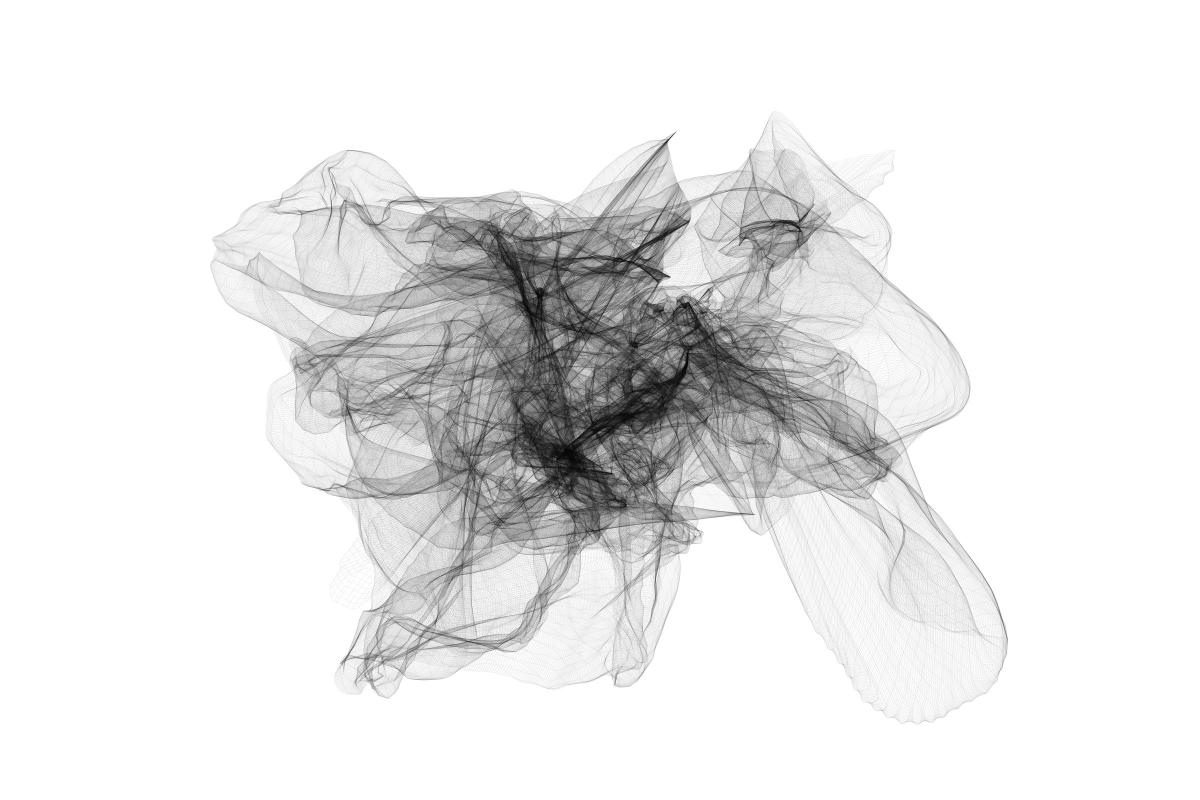
#> input picture src/assets/posts/neurons-brain-cells-abstract.jpg, 2400 x 1600 px (shown at 1/2 size)
$ python make_thumb.py ../../../src/assets/posts/neurons-brain-cells-abstract.jpg ../../../src/assets/posts/neurons-brain-cells-abstract.jpg
#> lines starting #> are read from the running program, lines starting #| are printed output that depends on the picture
#!/usr/bin/env python3
"""Write the committed preview of a candidate: <id>.thumb.webp, 480px on the long side.

Pillow is not a project dependency, so run it through uv:

    uv run --with pillow python3 .claude/skills/image-candidate/make_thumb.py <original> <id>

The output goes to media/candidates/<id>.thumb.webp. Metadata (EXIF, GPS) is not
copied, and the image is re-encoded, so the thumbnail is never a copy of the original.
"""
import sys
from pathlib import Path

from PIL import Image, ImageOps

LONG_SIDE = 480
QUALITY = 75
OUT_DIR = Path(__file__).resolve().parents[3] / "media" / "candidates"


def main(src: str, image_id: str) -> None:
    with Image.open(src) as im:
        # Palette PNGs and GIFs keep transparency in info, not an alpha band.
#> im is the input picture: PIL image 2400x1600 RGB; min 0, max 255, mean 232.9
        alpha = "A" in im.getbands() or "transparency" in im.info
#> alpha = False
        im = ImageOps.exif_transpose(im)
        im = im.convert("RGBA" if alpha else "RGB")
        im.thumbnail((LONG_SIDE, LONG_SIDE), Image.LANCZOS)
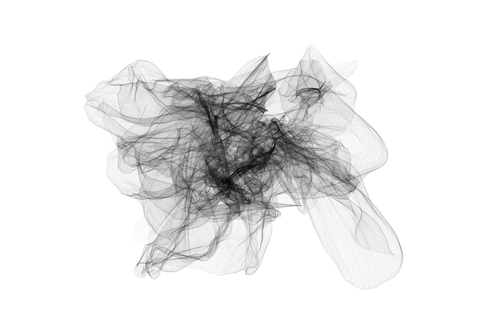
#> im: PIL image 480x320 RGB; min 5, max 255, mean 232.9
        out = OUT_DIR / f"{image_id}.thumb.webp"
        im.save(out, "WEBP", quality=QUALITY, method=6)
#> (the run stopped early here; a loop or call above may not have finished)
